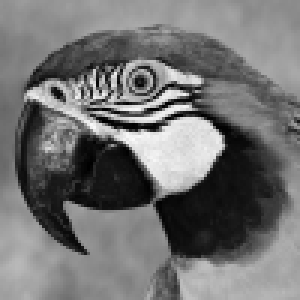
#> input picture SW5/parrot.bmp, 100 x 100 px (shown 3 times larger)
$ jupyter execute 05_resolution_hw.ipynb   (older library calls are emulated)
#> lines starting #> are read from the running program, lines starting #| are printed output that depends on the picture
#> further down, parrot is the input picture: shape (100, 100, 3); min 0, max 250, mean 114.2
# Zadanie domowe -- interpolacja dwusześcienna

Interpolacja dwusześcienna, to podobnie jak w przypadku interpolacji dwuliniowej, rozszerzenie idei interpolacji jednowymiarowej na dwuwymiarową siatkę.
W trakcie jej obliczania wykorzystywane jest 16 pikseli z otoczenia (dla dwuliniowej 4).
Skutkuje to zwykle lepszymi wynikami - obraz wyjściowy jest bardziej gładki i z mniejszą liczbą artefaktów.
Ceną jest znaczny wzrost złożoności obliczeniowej (zostało to zaobserwowane podczas ćwiczenia).

Interpolacja dana jest wzorem:
\begin{equation}
I(i,j) = \sum_{i=0}^{3} \sum_{j=0}^{3} a_{ij} x^i y^j
\end{equation}

Zadanie sprowadza się zatem do wyznaczenia 16 współczynników $a_{ij}$.
W tym celu wykorzystuje się, oprócz wartość w~puntach $A$ (0,0), $B$ (1 0), $C$ (1,1), $D$ (0,1) (por. rysunek dotyczący interpolacji dwuliniowej), także pochodne cząstkowe $A_x$, $A_y$, $A_{xy}$.
Pozwala to rozwiązać układ 16-tu równań.

Jeśli zgrupujemy parametry $a_{ij}$:
\begin{equation}
a = [ a_{00}~a_{10}~a_{20}~a_{30}~a_{01}~a_{11}~a_{21}~a_{31}~a_{02}~a_{12}~a_{22}~a_{32}~a_{03}~a_{13}~a_{23}~a_{33}]
\end{equation}

i przyjmiemy:
\begin{equation}
x = [A~B~D~C~A_x~B_x~D_x~C_x~A_y~B_y~D_y~C_y~A_{xy}~B_{xy}~D_{xy}~C_{xy}]^T
\end{equation}

To zagadnienie można opisać w postaci równania liniowego:
\begin{equation}
Aa = x
\end{equation}
gdzie macierz $A^{-1}$ dana jest wzorem:

\begin{equation}
A^{-1} =
\begin{bmatrix}
1& 0& 0& 0& 0& 0& 0& 0& 0& 0& 0& 0& 0& 0& 0& 0 \\
0&  0&  0&  0&  1&  0&  0&  0&  0&  0&  0&  0&  0&  0&  0&  0 \\
-3&  3&  0&  0& -2& -1&  0&  0&  0&  0&  0&  0&  0&  0&  0&  0 \\
2& -2&  0&  0&  1&  1&  0&  0&  0&  0&  0&  0&  0&  0&  0&  0 \\
0&  0&  0&  0&  0&  0&  0&  0&  1&  0&  0&  0&  0&  0&  0&  0 \\
0&  0&  0&  0&  0&  0&  0&  0&  0&  0&  0&  0&  1&  0&  0&  0 \\
0&  0&  0&  0&  0&  0&  0&  0& -3&  3&  0&  0& -2& -1&  0&  0 \\
0&  0&  0&  0&  0&  0&  0&  0&  2& -2&  0&  0&  1&  1&  0&  0 \\
-3&  0&  3&  0&  0&  0&  0&  0& -2&  0& -1&  0&  0&  0&  0&  0 \\
0&  0&  0&  0& -3&  0&  3&  0&  0&  0&  0&  0& -2&  0& -1&  0 \\
9& -9& -9&  9&  6&  3& -6& -3&  6& -6&  3& -3&  4&  2&  2&  1 \\
-6&  6&  6& -6& -3& -3&  3&  3& -4&  4& -2&  2& -2& -2& -1& -1 \\
2&  0& -2&  0&  0&  0&  0&  0&  1&  0&  1&  0&  0&  0&  0&  0 \\
0&  0&  0&  0&  2&  0& -2&  0&  0&  0&  0&  0&  1&  0&  1&  0 \\
-6&  6&  6& -6& -4& -2&  4&  2& -3&  3& -3&  3& -2& -1& -2& -1 \\
4& -4& -4&  4&  2&  2& -2& -2&  2& -2&  2& -2&  1&  1&  1&  1 \\
\end{bmatrix}
\end{equation}

Potrzebne w rozważaniach pochodne cząstkowe obliczane są wg. następującego przybliżenia (przykład dla punktu A):
\begin{equation}
A_x = \frac{I(i+1,j) - I(i-1,j)}{2}
\end{equation}
\begin{equation}
A_y = \frac{I(i,j+1) - I(i,j-1)}{2}
\end{equation}
\begin{equation}
A_xy = \frac{I(i+1,j+1) - I(i-1,j) - I(i,j-1) + I(i,j)}{4}
\end{equation}

## Zadanie

Wykorzystując podane informacje zaimplementuj interpolację dwusześcienną.
Uwagi:
- macierz $A^{-1}$ dostępna jest w pliku *a_invert.py*
- trzeba się zastanowić nad potencjalnym wykraczaniem poza zakres obrazka (jak zwykle).

Ponadto dokonaj porównania liczby operacji arytmetycznych i dostępów do pamięci koniecznych przy realizacji obu metod interpolacji: dwuliniowej i dwusześciennej.

[cell 1]
#TODO Do samodzielnej implementacji
import numpy as np
import cv2
from matplotlib import pyplot as plt

a_invert = np.array([
[1,  0,  0,  0,  0,  0,  0,  0,  0,  0,  0,  0,  0,  0,  0,  0],
[0,  0,  0,  0,  1,  0,  0,  0,  0,  0,  0,  0,  0,  0,  0,  0],
[-3,  3,  0,  0, -2, -1,  0,  0,  0,  0,  0,  0,  0,  0,  0,  0],
[2, -2,  0,  0,  1,  1,  0,  0,  0,  0,  0,  0,  0,  0,  0,  0],
[0,  0,  0,  0,  0,  0,  0,  0,  1,  0,  0,  0,  0,  0,  0,  0],
[0,  0,  0,  0,  0,  0,  0,  0,  0,  0,  0,  0,  1,  0,  0,  0],
[0,  0,  0,  0,  0,  0,  0,  0, -3,  3,  0,  0, -2, -1,  0,  0],
[0,  0,  0,  0,  0,  0,  0,  0,  2, -2,  0,  0,  1,  1,  0,  0],
[-3,  0,  3,  0,  0,  0,  0,  0, -2,  0, -1,  0,  0,  0,  0,  0],
[0,  0,  0,  0, -3,  0,  3,  0,  0,  0,  0,  0, -2,  0, -1,  0],
[9, -9, -9,  9,  6,  3, -6, -3,  6, -6,  3, -3,  4,  2,  2,  1],
[-6,  6,  6, -6, -3, -3,  3,  3, -4,  4, -2,  2, -2, -2, -1, -1],
[2,  0, -2,  0,  0,  0,  0,  0,  1,  0,  1,  0,  0,  0,  0,  0],
[0,  0,  0,  0,  2,  0, -2,  0,  0,  0,  0,  0,  1,  0,  1,  0],
[-6,  6,  6, -6, -4, -2,  4,  2, -3,  3, -3,  3, -2, -1, -2, -1],
[4, -4, -4,  4,  2,  2, -2, -2,  2, -2,  2, -2,  1,  1,  1,  1],
])

def bicubic(I, vertical, horizontal):
#> called with vertical = 1.25, horizontal = 1.25
    X, Y = I.shape
#> X = 100; Y = 100
    X_new = np.int(vertical * X)
#> X_new = 125
    Y_new = np.int(horizontal * Y)
#> Y_new = 125
    I_new = np.zeros((X_new, Y_new))
    for i in range(1, X_new - 3):
        for j in range(1, Y_new - 3):
            i_new = i / vertical
            j_new = j / horizontal

            i1 = np.int(np.floor(i_new))
            j1 = np.int(np.floor(j_new))
            i2 = np.int(np.floor(i_new) + 1)
            j2 = np.int(np.floor(j_new) + 1)

            if np.floor(i_new) + 1 >= X:
                i2 = X - 1
            if np.floor(j_new) + 1 >= Y:
                j2 = Y - 1

            if i1 == i2:
                i1 -= 1
            if j1 == j2:
                j1 -= 1
            if i_new > X - 1:
                i_new -= 1
            if j_new > X - 1:
                j_new -= 1

            A=I[i1, j1]
            B=I[i1, j2]
            C=I[i2, j1]
            D=I[i2, j2]

            Ax = (I[i1 + 1, j1] - I[i1 - 1, j1]) / 2
            Ay = (I[i1, j1 + 1] - I[i1, j1 - 1]) / 2
            Axy = (I[i1 + 1, j1 + 1] -I[i1 - 1, j1] - I[i1, j1 - 1] + I[i1, j1]) / 4

            Bx = (I[i1 + 1, j2] - I[i1 - 1, j2]) / 2
            By = (I[i1, j2 + 1] - I[i1, j2 - 1]) / 2
            Bxy = (I[i1 + 1, j2 + 1] - I[i1 - 1, j2] - I[i1, j2 - 1] + I[i1, j2]) / 4

            Dx = (I[i2 + 1, j1] - I[i2 - 1, j1]) / 2
            Dy = (I[i2, j1 + 1] - I[i2, j1 - 1]) / 2
            Dxy = (I[i2 + 1, j1 + 1] - I[i2 - 1, j1] - I[i2, j1 - 1] + I[i2, j1]) / 4

            Cx = (I[i2 + 1, j2] - I[i2 - 1, j2]) / 2
            Cy = (I[i2, j2 + 1] - I[i2, j2 - 1]) / 2
            Cxy = (I[i2 + 1, j2 + 1] - I[i2 - 1, j2] - I[i2, j2 - 1] + I[i2, j2]) / 4

            x= [A, B, D, C, Ax, Bx, Dx, Cx, Ay, By, Dy, Cy, Axy, Bxy, Dxy, Cxy]

            x = np.reshape(x, (len(x), 1))
            A_ = np.dot(a_invert, x)
            A_ = np.reshape(A_, (4, 4))

            for m in range(4):
                for n in range(4):
                    I_new[i][j] += A_[m][n]
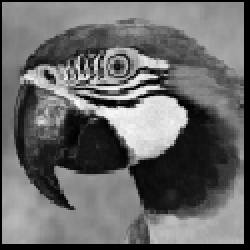
#> I_new: shape (125, 125) float64 (shown 2 times larger); min 0, max 250, mean 104.6
    return I_new

parrot = cv2.imread('parrot.bmp')
parrot = cv2.cvtColor(parrot, cv2.COLOR_BGR2GRAY)
parrot = bicubic(parrot, 1.25, 1.25)
plt.figure(figsize=(parrot.shape[0]/100,parrot.shape[1]/100), dpi=200)
plt.imshow(parrot, cmap ="gray")
plt.xticks([]), plt.yticks([])
plt.show()
